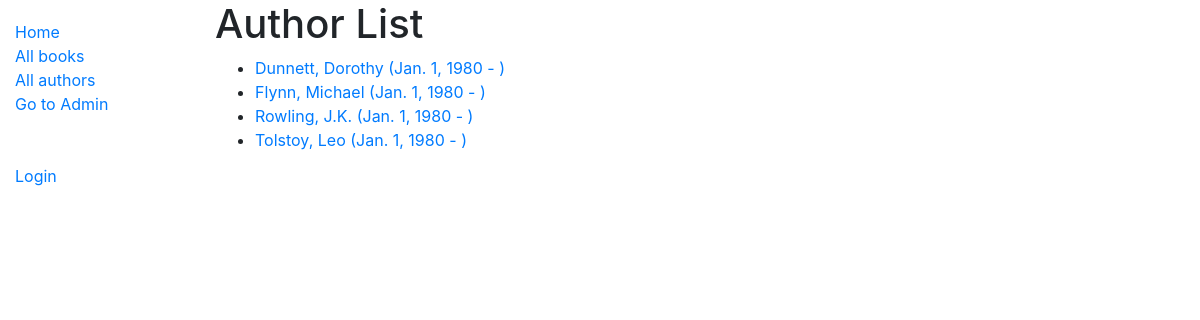
Screenshot of /locallibrary/authors/ with the database file from the repository.
### locallibrary/models.py (models this page shows)
class Author(models.Model):
    first_name = models.CharField(max_length=100)
    last_name = models.CharField(max_length=100)
    date_of_birth = models.DateField(null=True, blank=True)
    date_of_death = models.DateField('died', null=True, blank=True)
    class Meta:
        ordering = ['last_name', 'first_name']
    def get_absolute_url(self):
        return reverse('author-detail', args=[str(self.id)])
    def __str__(self):
        return f'{self.last_name}, {self.first_name}'

### locallibrary/views.py (the view)
# urls.py: path('authors/', views.AuthorListView.as_view(), name='authors'),
class AuthorListView(generic.ListView):
    model = Author
    paginate_by = 10

### locallibrary/templates/locallibrary/author_list.html
{% extends "base_generic.html" %}
{% block content %}
<h1>Author List</h1>
{% if author_list %}
  <ul>
  {% for author in author_list %}
    <li>
      <a href="{{ author.get_absolute_url }}">
      {{ author }} ({{author.date_of_birth}} - {% if author.date_of_death %}{{author.date_of_death}}{% endif %})
      </a>
    </li>
  {% endfor %}
 </ul>
{% else %}
  <p>There are no authors available.</p>
{% endif %}
{% endblock %}

### rows the page displays
Author: last_name+first_name "Dunnett, Dorothy", date_of_birth "Jan. 1, 1980"
Author: last_name+first_name "Flynn, Michael", date_of_birth "Jan. 1, 1980"
Author: last_name+first_name "Rowling, J.K.", date_of_birth "Jan. 1, 1980"
Author: last_name+first_name "Tolstoy, Leo", date_of_birth "Jan. 1, 1980"
